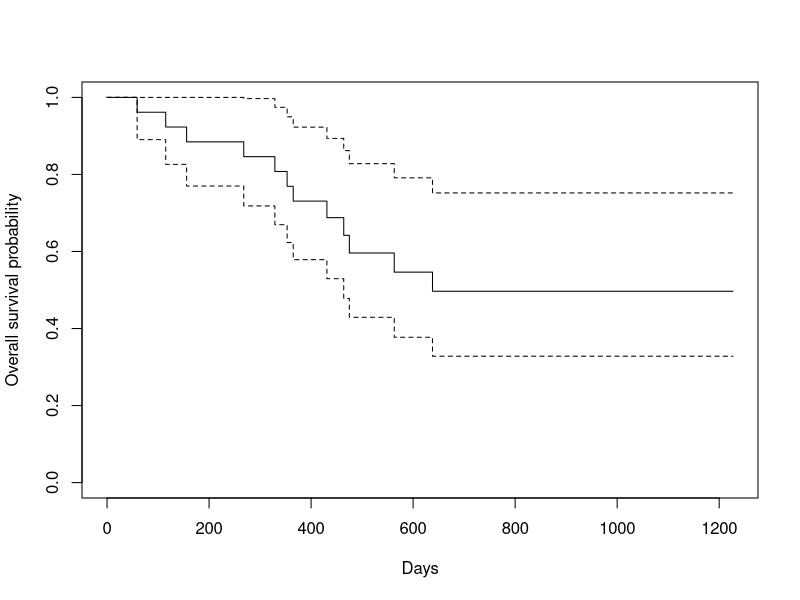
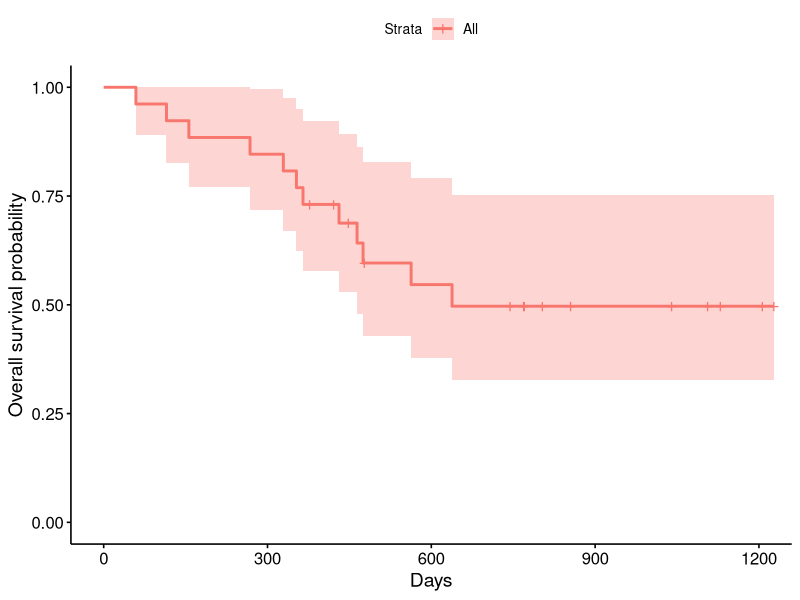
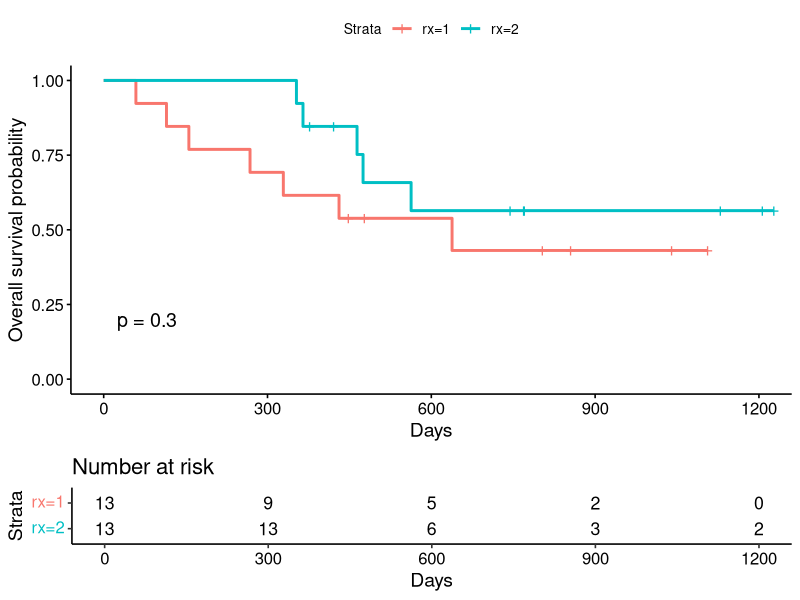
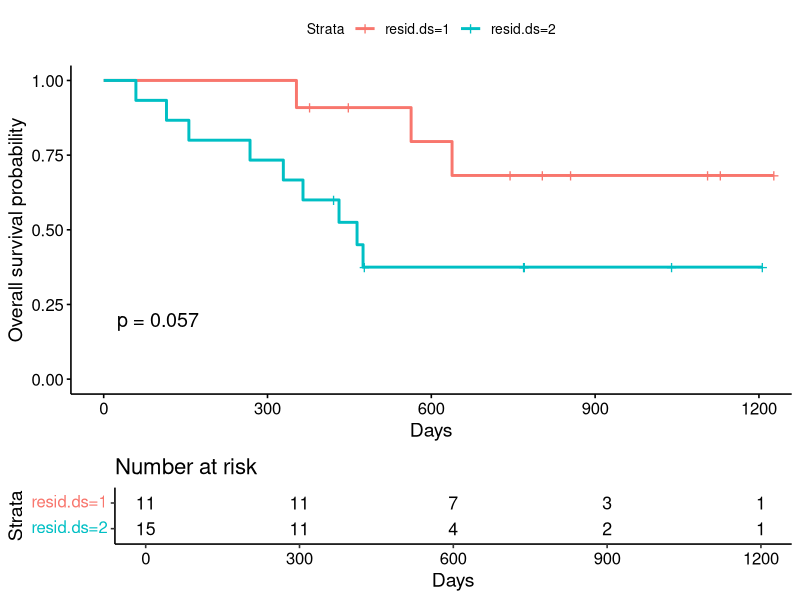
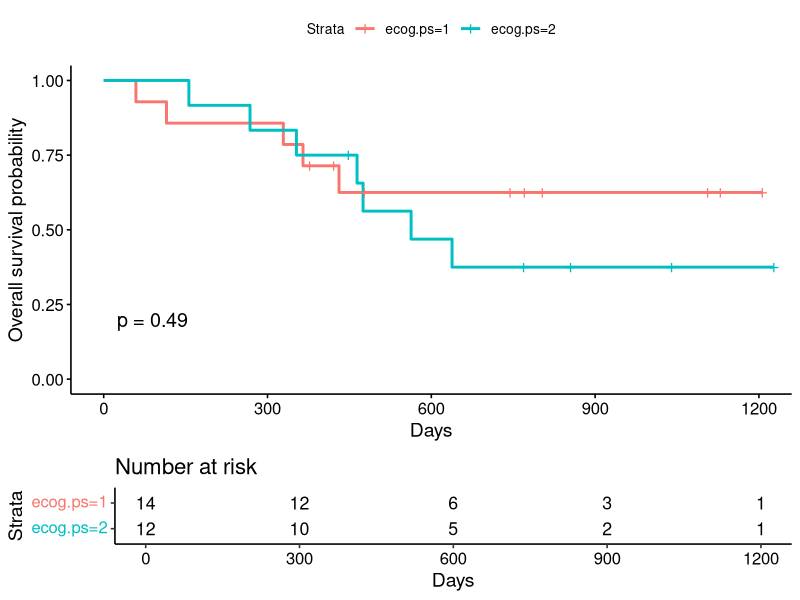
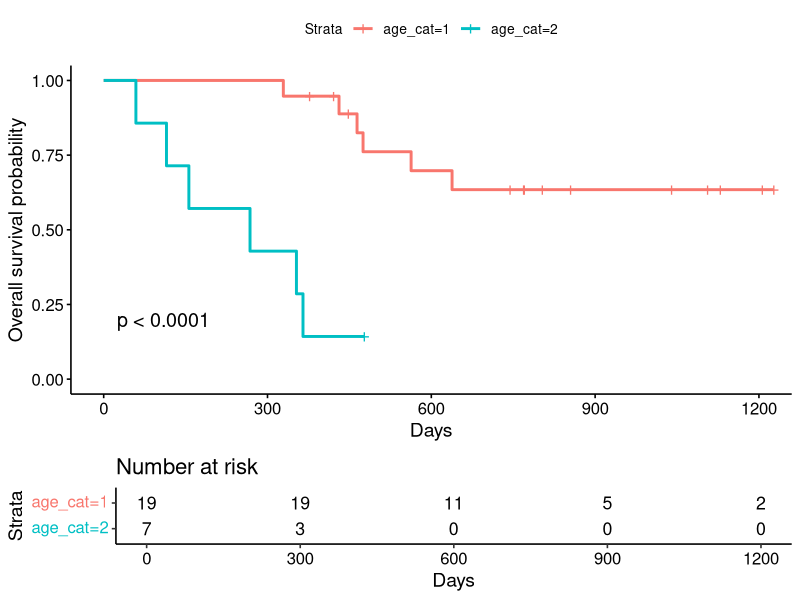
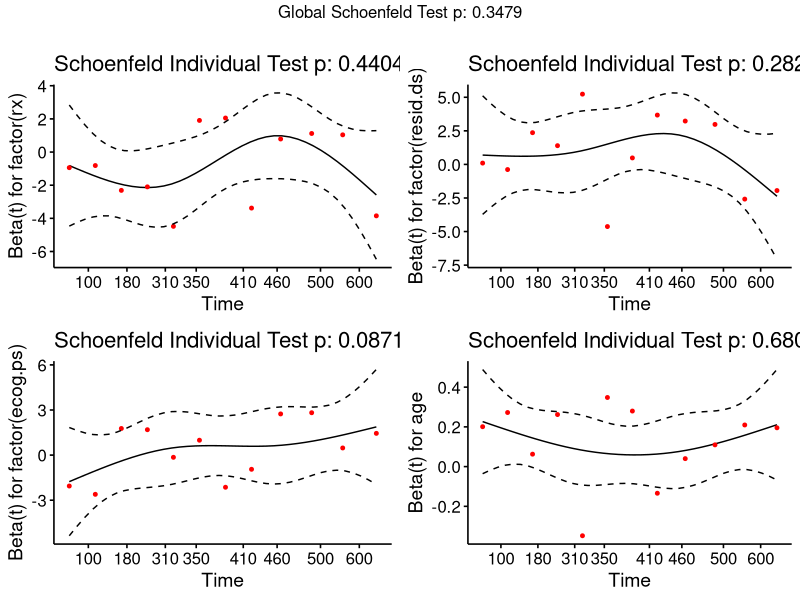

These charts were generated, in order, by the following R code:
## ---- chunk 1
knitr::opts_chunk$set(echo = F, include = F, eval = F)
## ---- chunk 2
#*********************************************************************
#                       R Code for Task X
#*********************************************************************
## ---- chunk 3
library(tidyverse)
library(survival)
library(survminer)
## ---- chunk 4

?ovarian
glimpse(ovarian)
summary(ovarian)

## ---- chunk 5

fit <- survfit(Surv(futime, fustat) ~ 1, data = ovarian)

# Using the base R
plot(fit, xlab = "Days",
     ylab = "Overall survival probability")

# Using surviminer
ggsurvplot(fit, data = ovarian, xlab = "Days",
           ylab = "Overall survival probability")

## ---- chunk 6

ovarian2 <-
  ovarian %>% 
  mutate(age_cat = ifelse(age <= 60, 1, 2))

glimpse(ovarian2)

## ---- chunk 7

f1 <- survfit(Surv(futime, fustat) ~ rx, data = ovarian2)
f2 <- survfit(Surv(futime, fustat) ~ resid.ds, data = ovarian2)
f3 <- survfit(Surv(futime, fustat) ~ ecog.ps, data = ovarian2)
f4 <- survfit(Surv(futime, fustat) ~ age_cat, data = ovarian2)

# Using surviminer
ggsurvplot(f1, data = ovarian2, 
           risk.table = TRUE, 
           pval = TRUE,
           xlab = "Days",
           ylab = "Overall survival probability")

ggsurvplot(f2, data = ovarian2,            
           risk.table = TRUE, 
           pval = TRUE,
           xlab = "Days",
           ylab = "Overall survival probability")

ggsurvplot(f3, data = ovarian2, 
           risk.table = TRUE, 
           pval = TRUE,
           xlab = "Days",
           ylab = "Overall survival probability")

ggsurvplot(f4, data = ovarian2, 
           risk.table = TRUE, 
           pval = TRUE,
           xlab = "Days",
           ylab = "Overall survival probability")

## ---- chunk 8

survdiff(Surv(futime, fustat) ~ rx, data = ovarian2)
survdiff(Surv(futime, fustat) ~ resid.ds, data = ovarian2)
survdiff(Surv(futime, fustat) ~ ecog.ps, data = ovarian2)
survdiff(Surv(futime, fustat) ~ age_cat, data = ovarian2)

## ---- chunk 9

fit.cox <- coxph(Surv(futime, fustat) ~ factor(rx) + factor(resid.ds) + factor(ecog.ps) + age, 
                 data = ovarian)

summary(fit.cox)
## ---- chunk 10

ph <- cox.zph(fit.cox )
ph

ggcoxzph(ph)

